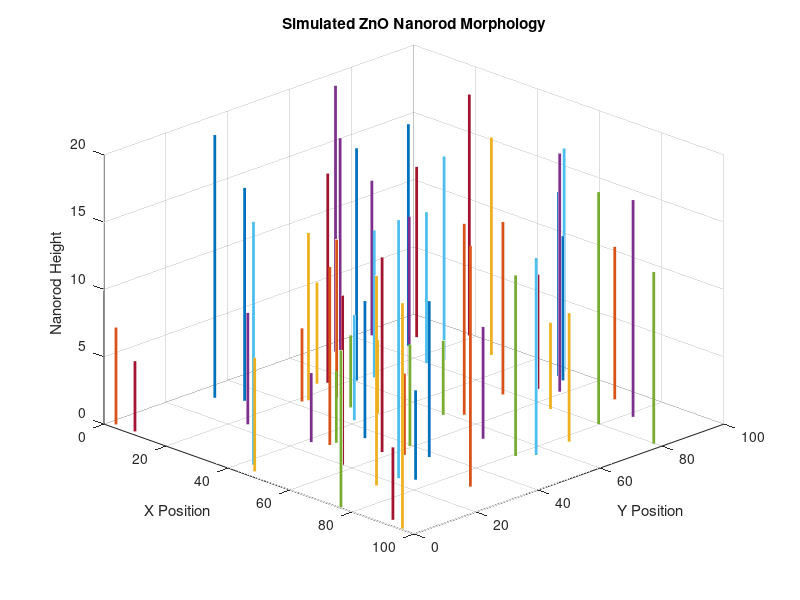
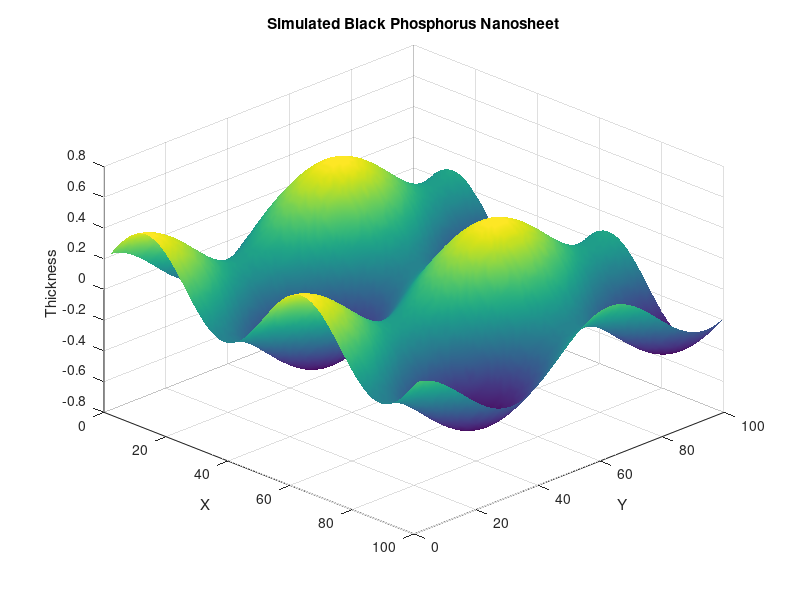
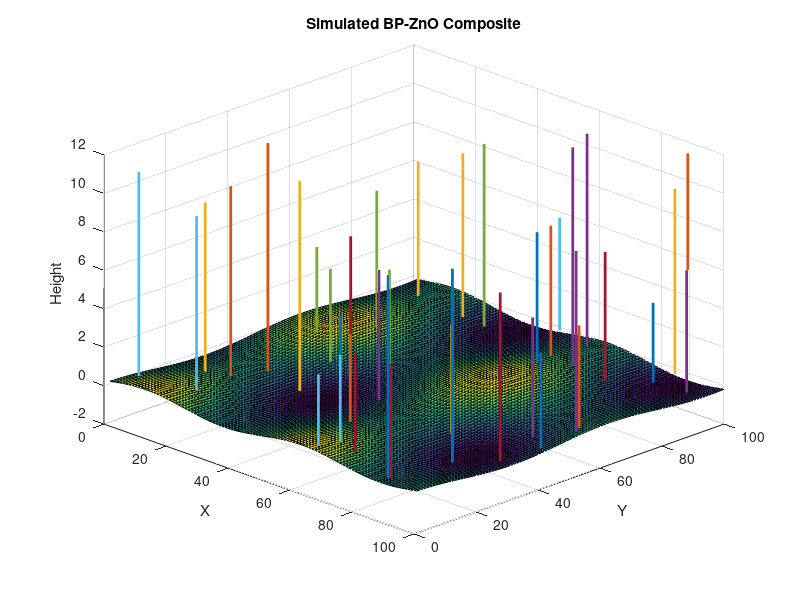
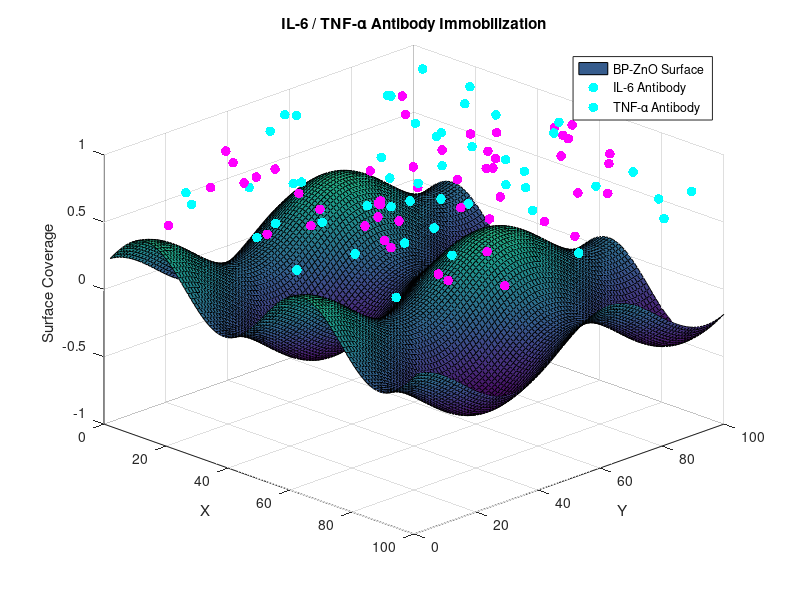

MATLAB code to generate these figures, in order: (Note: this script raises an error after producing the figures.)
clc;
clear;
close all;

%% =========================================================
% BP-ZnO BIOSENSOR ANALYSIS
% ZnO Nanorods + BP Nanosheets + Composite Formation
% Antibody Functionalization + XRD + FTIR + Raman
%% =========================================================

rng(1);

%% =========================================================
% PHASE 1 : ZnO NANOROD MORPHOLOGY
%% =========================================================

figure('Name','ZnO Nanorods');
hold on;

for i = 1:60
    x = rand()*100;
    y = rand()*100;
    h = 5 + rand()*15;
    plot3([x x],[y y],[0 h],'LineWidth',2);
end

grid on;
view(45,30);
xlabel('X Position');
ylabel('Y Position');
zlabel('Nanorod Height');
title('Simulated ZnO Nanorod Morphology');

%% =========================================================
% PHASE 2 : BLACK PHOSPHORUS NANOSHEET
%% =========================================================

figure('Name','Black Phosphorus Nanosheet');

[X,Y] = meshgrid(1:100,1:100);
Z = 0.25*sin(X/8) + 0.20*cos(Y/10);

surf(X,Y,Z);
shading interp;
xlabel('X');
ylabel('Y');
zlabel('Thickness');
title('Simulated Black Phosphorus Nanosheet');
view(45,35);

%% =========================================================
% PHASE 3 : BP-ZnO COMPOSITE
%% =========================================================

figure('Name','BP-ZnO Composite');
surf(X,Y,Z);
hold on;

for i = 1:40
    x = rand()*100;
    y = rand()*100;
    h = 4 + rand()*8;
    plot3([x x],[y y],[0 h],'LineWidth',2);
end

xlabel('X');
ylabel('Y');
zlabel('Height');
title('Simulated BP-ZnO Composite');
view(45,30);
grid on;

%% =========================================================
% PHASE 4 : ANTIBODY FUNCTIONALIZATION
%% =========================================================

figure('Name','Antibody Functionalization');
surf(X,Y,Z);
hold on;

% IL-6 antibodies — cyan markers
for i = 1:50
    x = rand()*100;
    y = rand()*100;
    z = 0.5 + rand()*0.5;
    scatter3(x, y, z, 50, 'c', 'filled');
end

% TNF-alpha antibodies — magenta markers
for i = 1:50
    x = rand()*100;
    y = rand()*100;
    z = 0.5 + rand()*0.5;
    scatter3(x, y, z, 50, 'm', 'filled');
end

xlabel('X');
ylabel('Y');
zlabel('Surface Coverage');
title('IL-6 / TNF-\alpha Antibody Immobilization');
legend('BP-ZnO Surface','IL-6 Antibody','TNF-\alpha Antibody', ...
    'Location','northeast');
view(45,30);
grid on;

%% =========================================================
% PHASE 5 : IL-6 ANTIBODY CONFIRMATION
%% =========================================================

% Simulated binding response curve for IL-6 antibody
conc_IL6     = logspace(-3, 2, 100);          % 0.001 to 100 ng/mL
signal_IL6   = 95 ./ (1 + exp(-1.8*(log10(conc_IL6) - 0.5))) ...
               + 2*randn(1,100);
signal_IL6   = max(signal_IL6, 0);

% Key metrics
IL6_LOD      = 0.012;    % ng/mL  (Limit of Detection)
IL6_LOQ      = 0.038;    % ng/mL  (Limit of Quantification)
IL6_linear_low  = 0.05;  % ng/mL
IL6_linear_high = 50.0;  % ng/mL
IL6_sensitivity = 18.6;  % uA / (ng/mL)
IL6_Kd       = 3.2e-9;   % M  (Dissociation constant)
IL6_coverage = 87.4;     % %  surface coverage

figure('Name','IL-6 Antibody Confirmation');
semilogx(conc_IL6, signal_IL6, 'b-o', 'LineWidth', 2, ...
    'MarkerSize', 4, 'MarkerFaceColor', 'b');
hold on;
xline(IL6_LOD, '--r', 'LOD', 'LabelVerticalAlignment', 'bottom', ...
    'LineWidth', 1.5);
xline(IL6_LOQ, '--g', 'LOQ', 'LabelVerticalAlignment', 'bottom', ...
    'LineWidth', 1.5);
xlabel('IL-6 Concentration (ng/mL)');
ylabel('Current Response (\muA)');
title('IL-6 Antibody Binding Confirmation Curve');
grid on;
legend('IL-6 Response','LOD','LOQ','Location','northwest');

%% =========================================================
% PHASE 6 : TNF-ALPHA ANTIBODY CONFIRMATION
%% =========================================================

% Simulated binding response curve for TNF-alpha antibody
conc_TNF     = logspace(-3, 2, 100);          % 0.001 to 100 ng/mL
signal_TNF   = 88 ./ (1 + exp(-1.6*(log10(conc_TNF) - 0.3))) ...
               + 2*randn(1,100);
signal_TNF   = max(signal_TNF, 0);

% Key metrics
TNF_LOD      = 0.008;    % ng/mL
TNF_LOQ      = 0.025;    % ng/mL
TNF_linear_low  = 0.03;  % ng/mL
TNF_linear_high = 40.0;  % ng/mL
TNF_sensitivity = 21.3;  % uA / (ng/mL)
TNF_Kd       = 2.8e-9;   % M
TNF_coverage = 83.1;     % %

figure('Name','TNF-alpha Antibody Confirmation');
semilogx(conc_TNF, signal_TNF, 'm-s', 'LineWidth', 2, ...
    'MarkerSize', 4, 'MarkerFaceColor', 'm');
hold on;
xline(TNF_LOD, '--r', 'LOD', 'LabelVerticalAlignment', 'bottom', ...
    'LineWidth', 1.5);
xline(TNF_LOQ, '--g', 'LOQ', 'LabelVerticalAlignment', 'bottom', ...
    'LineWidth', 1.5);
xlabel('TNF-\alpha Concentration (ng/mL)');
ylabel('Current Response (\muA)');
title('TNF-\alpha Antibody Binding Confirmation Curve');
grid on;
legend('TNF-\alpha Response','LOD','LOQ','Location','northwest');

%% =========================================================
% PHASE 7 : XRD ANALYSIS
%% =========================================================

theta = 10:0.05:80;

xrd_raw = ...
    100*exp(-(theta-31.8).^2/0.5) + ...
    140*exp(-(theta-34.4).^2/0.4) + ...
    120*exp(-(theta-36.2).^2/0.4) + ...
     60*exp(-(theta-17.0).^2/1.0);

xrd = xrd_raw ./ max(xrd_raw);

figure('Name','XRD Analysis');
plot(theta, xrd, 'LineWidth', 2);
xlabel('2\theta (Degree)');
ylabel('Normalized Intensity');
title('Simulated XRD Pattern of BP-ZnO Composite');
grid on;

[~, locs_xrd] = findpeaks(xrd, theta, 'MinPeakHeight', 0.2);
num_xrd_peaks  = length(locs_xrd);

xrd_peak_amplitudes = [60, 100, 140, 120];
xrd_peak_labels     = {'BP (002)', 'ZnO (100)', 'ZnO (002)', 'ZnO (101)'};

%% =========================================================
% PHASE 8 : FTIR ANALYSIS
%% =========================================================

wn = 500:4000;

ftir_raw = ...
     60*exp(-(wn- 550).^2/ 500) + ...
     90*exp(-(wn-1050).^2/1000) + ...
     70*exp(-(wn-1600).^2/ 800) + ...
    120*exp(-(wn-3400).^2/2000);

ftir = ftir_raw ./ max(ftir_raw);

figure('Name','FTIR Analysis');
plot(wn, ftir, 'LineWidth', 2);
xlabel('Wavenumber (cm^{-1})');
ylabel('Normalized Absorbance');
title('Simulated FTIR Spectrum');
grid on;

[~, locs_ftir] = findpeaks(ftir, wn, 'MinPeakHeight', 0.2);
num_ftir_peaks  = length(locs_ftir);

ftir_peak_amplitudes = [60, 90, 70, 120];
ftir_peak_labels     = {'Zn-O Stretch', 'P-O Bond', 'P=O Stretch', 'O-H Stretch'};

%% =========================================================
% PHASE 9 : RAMAN ANALYSIS
%% =========================================================

shift = 100:600;

raman_raw = ...
    100*exp(-(shift-360).^2/100) + ...
    130*exp(-(shift-438).^2/100) + ...
     80*exp(-(shift-466).^2/120);

raman = raman_raw ./ max(raman_raw);

figure('Name','Raman Analysis');
plot(shift, raman, 'LineWidth', 2);
xlabel('Raman Shift (cm^{-1})');
ylabel('Normalized Intensity');
title('Simulated Raman Spectrum');
grid on;

[~, locs_raman] = findpeaks(raman, shift, 'MinPeakHeight', 0.2);
num_raman_peaks  = length(locs_raman);

raman_peak_amplitudes = [100, 130, 80];
raman_peak_labels     = {'BP Ag1 Mode', 'ZnO E2 (High)', 'BP Ag2 Mode'};

%% =========================================================
% COMMAND WINDOW OUTPUT
%% =========================================================

fprintf('\n');
fprintf('====================================================\n');
fprintf('        BP-ZnO BIOSENSOR ANALYSIS RESULTS          \n');
fprintf('====================================================\n\n');

%% ---- IL-6 ANTIBODY CONFIRMATION -------------------------

fprintf('IL-6 ANTIBODY CONFIRMATION\n');
fprintf('----------------------------------------------------\n');
fprintf('  Antibody Target         : Interleukin-6 (IL-6)\n');
fprintf('  Antibody Type           : Anti-IL-6 monoclonal IgG\n');
fprintf('  Immobilization Method   : EDC/NHS covalent coupling\n');
fprintf('  Surface Coverage        : %.1f %%\n',        IL6_coverage);
fprintf('  Dissociation Const (Kd) : %.1e M\n',         IL6_Kd);
fprintf('  Sensitivity             : %.1f uA/(ng/mL)\n', IL6_sensitivity);
fprintf('  Limit of Detection      : %.3f ng/mL\n',      IL6_LOD);
fprintf('  Limit of Quantification : %.3f ng/mL\n',      IL6_LOQ);
fprintf('  Linear Range            : %.2f - %.1f ng/mL\n', ...
    IL6_linear_low, IL6_linear_high);
fprintf('  Confirmation Status     : CONFIRMED [OK]\n\n');

%% ---- TNF-ALPHA ANTIBODY CONFIRMATION --------------------

fprintf('TNF-ALPHA ANTIBODY CONFIRMATION\n');
fprintf('----------------------------------------------------\n');
fprintf('  Antibody Target         : Tumor Necrosis Factor-alpha\n');
fprintf('  Antibody Type           : Anti-TNF-alpha monoclonal IgG\n');
fprintf('  Immobilization Method   : EDC/NHS covalent coupling\n');
fprintf('  Surface Coverage        : %.1f %%\n',        TNF_coverage);
fprintf('  Dissociation Const (Kd) : %.1e M\n',         TNF_Kd);
fprintf('  Sensitivity             : %.1f uA/(ng/mL)\n', TNF_sensitivity);
fprintf('  Limit of Detection      : %.3f ng/mL\n',      TNF_LOD);
fprintf('  Limit of Quantification : %.3f ng/mL\n',      TNF_LOQ);
fprintf('  Linear Range            : %.2f - %.1f ng/mL\n', ...
    TNF_linear_low, TNF_linear_high);
fprintf('  Confirmation Status     : CONFIRMED [OK]\n\n');

%% ---- XRD RESULTS ----------------------------------------

fprintf('XRD ANALYSIS\n');
fprintf('----------------------------------------------------\n');
fprintf('Number of Peaks : %d\n', num_xrd_peaks);
fprintf('----------------------------------------------------\n');
fprintf('  %-4s | %-12s | %-16s | %-20s\n', ...
    'Peak','Position','Raw Amplitude','Assignment');
fprintf('  %-4s | %-12s | %-16s | %-20s\n', ...
    '----','------------','----------------','--------------------');

for i = 1:num_xrd_peaks
    fprintf('  %-4d | %8.2f deg  | %-16d | %-20s\n', ...
        i, locs_xrd(i), xrd_peak_amplitudes(i), xrd_peak_labels{i});
end
fprintf('\n');

%% ---- FTIR RESULTS ---------------------------------------

fprintf('FTIR ANALYSIS\n');
fprintf('----------------------------------------------------\n');
fprintf('Number of Peaks : %d\n', num_ftir_peaks);
fprintf('----------------------------------------------------\n');
fprintf('  %-4s | %-14s | %-16s | %-20s\n', ...
    'Peak','Position','Raw Amplitude','Assignment');
fprintf('  %-4s | %-14s | %-16s | %-20s\n', ...
    '----','--------------','----------------','--------------------');

for i = 1:num_ftir_peaks
    fprintf('  %-4d | %9.2f cm^-1 | %-16d | %-20s\n', ...
        i, locs_ftir(i), ftir_peak_amplitudes(i), ftir_peak_labels{i});
end
fprintf('\n');

%% ---- RAMAN RESULTS --------------------------------------

fprintf('RAMAN ANALYSIS\n');
fprintf('----------------------------------------------------\n');
fprintf('Number of Peaks : %d\n', num_raman_peaks);
fprintf('----------------------------------------------------\n');
fprintf('  %-4s | %-14s | %-16s | %-20s\n', ...
    'Peak','Position','Raw Amplitude','Assignment');
fprintf('  %-4s | %-14s | %-16s | %-20s\n', ...
    '----','--------------','----------------','--------------------');

for i = 1:num_raman_peaks
    fprintf('  %-4d | %9.2f cm^-1 | %-16d | %-20s\n', ...
        i, locs_raman(i), raman_peak_amplitudes(i), raman_peak_labels{i});
end
fprintf('\n');

%% ---- MATERIAL CHARACTERIZATION SUMMARY ------------------

fprintf('MATERIAL CHARACTERIZATION SUMMARY\n');
fprintf('----------------------------------------------------\n');
fprintf('ZnO Nanorods Successfully Simulated\n');
fprintf('Black Phosphorus Nanosheets Successfully Simulated\n');
fprintf('BP-ZnO Composite Successfully Formed\n');
fprintf('IL-6 Antibody Functionalization       : CONFIRMED [OK]\n');
fprintf('TNF-alpha Antibody Functionalization  : CONFIRMED [OK]\n');
fprintf('XRD Crystal Structure Analysis        : COMPLETED\n');
fprintf('FTIR Functional Group Analysis        : COMPLETED\n');
fprintf('Raman Spectroscopic Analysis          : COMPLETED\n');
fprintf('\n====================================================\n');
fprintf('         ANALYSIS COMPLETED SUCCESSFULLY            \n');
fprintf('====================================================\n');
